Frame 1 (no input): blank canvas, image omitted
Frame 60 (the mouse pressed at the canvas centre just before this capture): blank canvas, image omitted
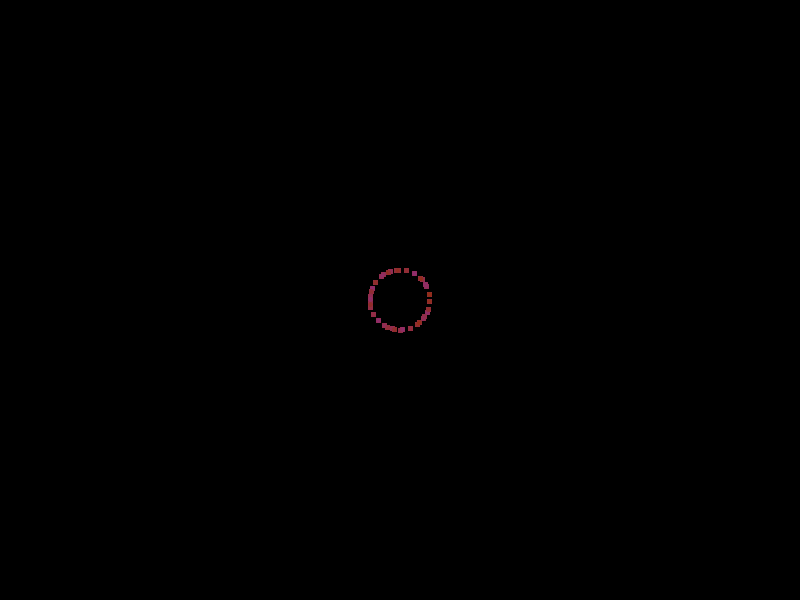
Frame 120 (the mouse held since frame 60 and released just before this capture)

The Processing sketch whose frames 1 and 60 were blank and that drew this single picture after the mouse press (run headless with seeded random() and noise(); from frame 60 on, the mouse is pressed at the canvas centre):

// Processing sketch: sketch__en_point
// ── sketch__en_point.pde
void setup(){
  size(800, 600);
  smooth();
  background(0);
 
}

float cx = sin(mouseX*360);
float cy = cos(mouseY*360);
float r = 80;
float radius = 30;


void draw(){
  for (int i = 0; i < 360; i += 10){
  stroke(mouseX%255, mouseY%255, atan2(mouseX, mouseY)*random(150)%255, 130);
  strokeWeight(5);
  point(radius * sin(i) + mouseX, radius * cos(i) + mouseY);
  }}
  
